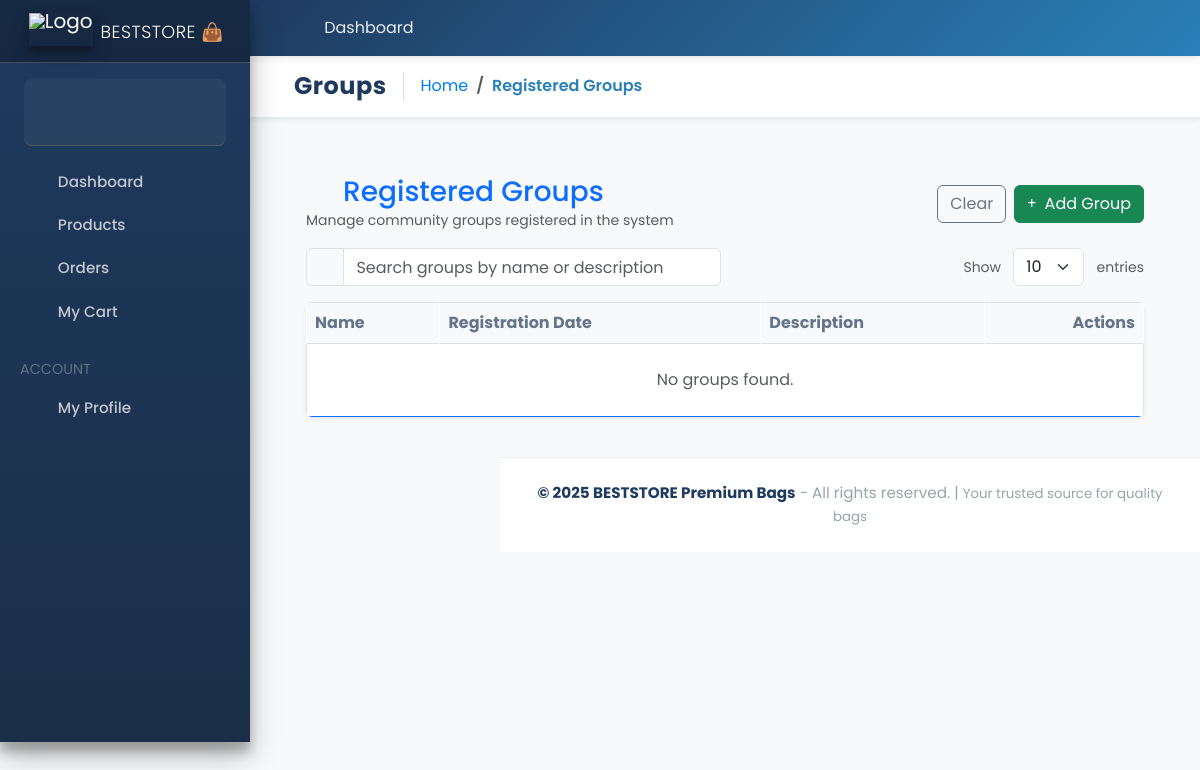
Page /cdmis/groups/ on the earlier database version.
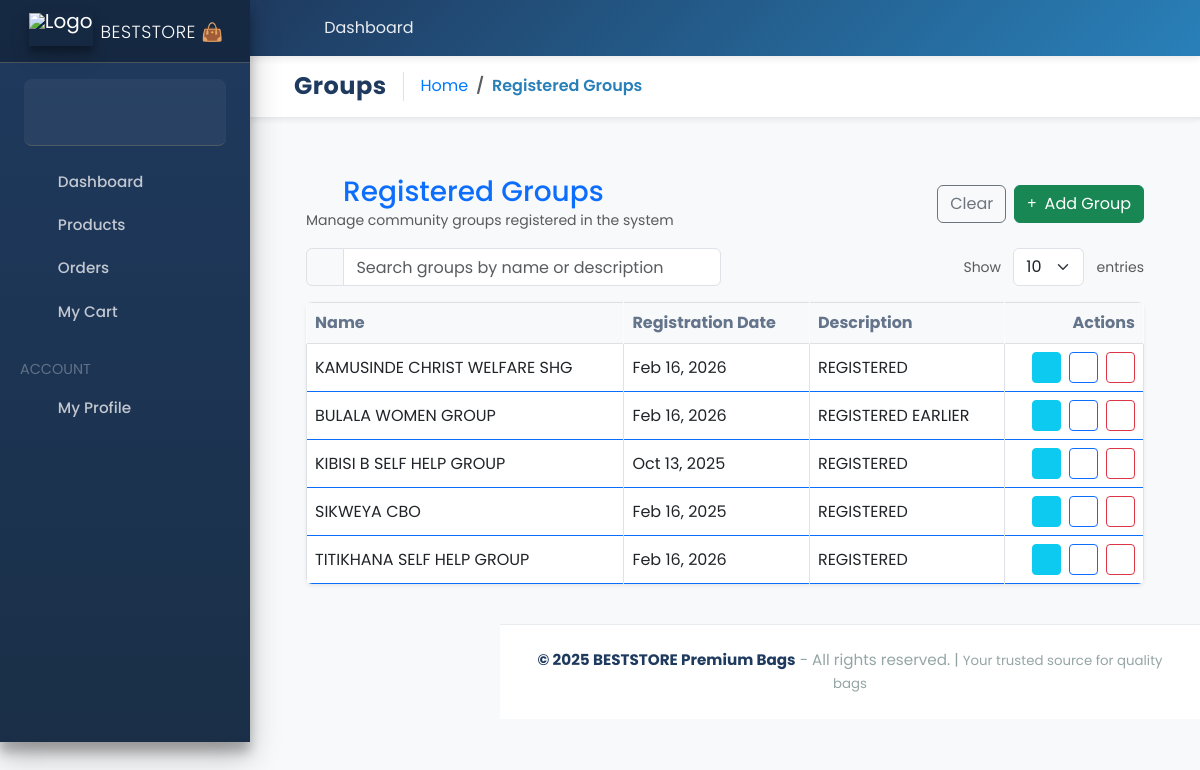
Same page on the later database version.
### CDMIS/models.py (models this page shows, shortened)
class Group(models.Model):
    name = models.CharField(max_length=100)
    registration_date = models.DateField()
    description = models.TextField(blank=True)

### CDMIS/views.py (the view)
# urls.py: path('groups/', views.GroupListView.as_view(), name='group_list'),
class GroupListView(ListView):
    model = Group
    template_name = 'CDMIS/group_list.html'
    context_object_name = 'groups'
    paginate_by = 9  # Show 9 groups per page

### carts/context_processors.py (called while the page is built)
def counter(request):
    cart_count = 0
    if 'admin' in request.path:
        return {}
    else:
        try:
            cart = Cart.objects.filter(cart_id=_cart_id(request))
            if request.user.is_authenticated:
                cart_items = CartItem.objects.all().filter(user=request.user)
            else:
                cart_items = CartItem.objects.all().filter(cart=cart[:1])
            for cart_item in cart_items:
                cart_count += cart_item.quantity
        except Cart.DoesNotExist:
            cart_count = 0
    return dict(cart_count=cart_count)

### carts/views.py (called while the page is built)
def _cart_id(request):
    cart = request.session.session_key
    if not cart:
        cart = request.session.create()
    return cart

### category/context_processors.py (called while the page is built)
def menu_links(request):
    links = Category.objects.all()
    return dict(links=links)

### CDMIS/templates/CDMIS/group_list.html (shortened to what this page needs)
{% extends 'gov.html' %}
{% block page_title %}Groups{% endblock %}
{% block breadcrumb %}Registered Groups{% endblock %}
{% load static %}
{% block content %}
<div class="container py-4">
  <div class="d-flex justify-content-between align-items-center mb-3">
    <div>
      <h1 class="h3 mb-0 text-primary"><i class="fa fa-users me-2"></i> Registered Groups</h1>
      <small class="text-muted">Manage community groups registered in the system</small>
    </div>
    <div class="d-flex gap-2">
      <button class="btn btn-outline-secondary d-none d-md-inline" id="clear-filter">Clear</button>
      <button class="btn btn-success" data-bs-toggle="modal" data-bs-target="#addGroupModal">
        <i class="fa fa-plus me-1"></i> Add Group
      </button>
    </div>
  </div>
  <div class="row mb-3 g-2 align-items-center">
    <div class="col-sm-6">
      <div class="input-group">
        <span class="input-group-text"><i class="fa fa-search"></i></span>
        <input id="group-search" type="search" class="form-control" placeholder="Search groups by name or description">
      </div>
    </div>
    <div class="col-sm-6 text-sm-end">
      <small class="text-muted me-2">Show</small>
      <select id="page-size" class="form-select d-inline-block w-auto">
        <option value="10" {% if request.GET.page_size == "10" %}selected{% endif %}>10</option>
      </select>
      <small class="text-muted ms-2">entries</small>
    </div>
  </div>
  <div class="table-responsive shadow-sm rounded bg-white">
    <table class="table table-bordered border-primary mb-0">
      <thead class="table-light">
        <tr>
          <th scope="col">Name</th>
          <th scope="col">Registration Date</th>
          <th scope="col">Description</th>
          <th scope="col" class="text-end">Actions</th>
        </tr>
      </thead>
      <tbody id="groups-table-body">
      {% if groups %}
        {% for group in groups %}
        <tr>
          <td class="align-middle">{{ group.name }}</td>
          <td class="align-middle">{{ group.registration_date|date:"M j, Y" }}</td>
          <td class="align-middle text-truncate" style="max-width:420px;">{{ group.description }}</td>
          <td class="align-middle text-end">
            <a href="{% url 'cdmis:group_members' group.pk %}" class="btn btn-sm btn-info me-1" title="Members">
              <i class="fa fa-user-friends"></i>
            </a>
            <a href="{% url 'cdmis:group_edit' group.pk %}" class="btn btn-sm btn-outline-primary me-1" title="Edit">
              <i class="fa fa-edit"></i>
            </a>
            <form action="{% url 'cdmis:group_delete' group.pk %}" method="post" class="d-inline" onsubmit="return confirm('Delete group {{ group.name }}?');">
              <button type="submit" class="btn btn-sm btn-outline-danger" title="Delete">
                <i class="fa fa-trash"></i>
              </button>
            </form>
          </td>
        </tr>
        {% endfor %}
      {% else %}
        <tr>
          <td colspan="4" class="text-center py-4 text-muted">No groups found.</td>
        </tr>
      {% endif %}
      </tbody>
    </table>
  </div>
</div>
{% endblock %}

### templates/gov.html (shortened to what this page needs)
{% load static %}
<!DOCTYPE html>
<html lang="en-us">
<head>
    <link rel="stylesheet" href="/static/vendor/fontawesome-free/css/all.min.css">
    <link rel="stylesheet" href="/static/vendor/adminlte/css/adminlte.min.css">
    <link rel="stylesheet" href="/static/jazzmin/css/main.css">
    <link rel="stylesheet" href="https://cdn.jsdelivr.net/npm/bootstrap@5.3.0/dist/css/bootstrap.min.css">
</head>
<body class="hold-transition sidebar-mini accent-primary theme-default">
    <div class="wrapper">
        <nav class="main-header navbar navbar-expand navbar-white navbar-light">
            <ul class="navbar-nav">
                <li class="nav-item">
                    <a class="nav-link" data-widget="pushmenu" href="#" role="button" title="Toggle Sidebar">
                        <i class="fas fa-bars"></i>
                    </a>
                </li>
                <li class="nav-item d-none d-sm-inline-block">
                    <a href="{% url 'home' %}" class="nav-link" title="Go to Dashboard">
                        <i class="fas fa-home"></i> Dashboard
                    </a>
                </li>
            </ul>
            <ul class="navbar-nav ml-auto">
                <li class="nav-item dropdown">
                    <a class="nav-link" data-toggle="dropdown" href="#" title="Account Settings">
                        <i class="fas fa-user-circle"></i>
                    </a>
                </li>
            </ul>
        </nav>
        <aside class="main-sidebar elevation-4 sidebar-dark-primary">
            <a href="{% url 'dashboard' %}" class="brand-link">
                <img src="{% static 'images/gov.png' %}" alt="Logo" class="img-rectangular brand-image elevation-3">
                <span class="brand-text font-weight-light">BESTSTORE 👜</span>
            </a>
            <div class="sidebar">
                <div class="user-panel mt-3 pb-3 mb-3 d-flex">
                    <div class="image">
                        <i class="fas fa-user-circle fa-2x text-white"></i>
                    </div>
                    <div class="info">
                    </div>
                </div>
                <nav class="mt-2">
                    <ul class="nav nav-pills nav-sidebar flex-column" data-widget="treeview" role="menu">
                        <li class="nav-item">
                            <a href="{% url 'home' %}" class="nav-link">
                                <i class="nav-icon fas fa-th-large"></i>
                                <p>Dashboard</p>
                            </a>
                        </li>
                        <li class="nav-item">
                            <a href="{% url 'store:store' %}" class="nav-link">
                                <i class="nav-icon fas fa-shopping-bag"></i>
                                <p>Products</p>
                            </a>
                        </li>
                        <li class="nav-item">
                            <a href="#" class="nav-link">
                                <i class="nav-icon fas fa-receipt"></i>
                                <p>
                                    Orders
                                    <i class="right fas fa-angle-left"></i>
                                </p>
                            </a>
                        </li>
                        <li class="nav-item">
                            <a href="{% url 'cart:cart' %}" class="nav-link">
                                <i class="nav-icon fas fa-shopping-cart"></i>
                                <p>My Cart</p>
                            </a>
                        </li>
                        <li class="nav-header">ACCOUNT</li>
                        <li class="nav-item">
                            <a href="{% url 'profile' %}" class="nav-link">
                                <i class="nav-icon fas fa-user"></i>
                                <p>My Profile</p>
                            </a>
                        </li>
                    </ul>
                </nav>
            </div>
        </aside>
        <div class="content-wrapper">
            <div class="content border-bottom mb-2">
                <div class="container-fluid">
                    <div class="row">
                        <div class="col-12 col-md-auto d-flex flex-grow-1 align-items-center">
                            <h1 class="h4 m-0 pr-3 mr-3 border-right">
                                {% block page_title %}Dashboard{% endblock %}
                            </h1>
                            <ol class="breadcrumb">
                                <li class="breadcrumb-item">
                                    <a href="{% url 'dashboard' %}">
                                        <i class="fas fa-home"></i> Home
                                    </a>
                                </li>
                                <li class="breadcrumb-item active">
                                    {% block breadcrumb %}Dashboard{% endblock %}
                                </li>
                            </ol>
                        </div>
                    </div>
                </div>
            </div>
            <div class="content">
                <div class="container-fluid">
                    {% block content %}{% endblock %}
                </div>
            </div>
            <footer class="main-footer text-center">
                <strong>&copy; 2025 BESTSTORE Premium Bags</strong> - All rights reserved. |
                <small>Your trusted source for quality bags</small>
            </footer>
        </div>
    </div>
</body>
</html>

### static/jazzmin/css/main.css (style rules this page uses)
[class*=sidebar-dark-] .nav-header { color: rgb(255,255,255,0.3); margin-top: 1rem; }
.table thead th { color: #64748b; border-bottom: 0; }
.breadcrumb { background: transparent; margin: 0; }
.breadcrumb-item+.breadcrumb-item::before { content: "\203A"; }
.content-wrapper>.content { padding: 1rem 2rem; }
.navbar { padding: .5rem 2rem; }
.main-footer { color: #869099; padding: 1rem 2rem; font-size: 14px; }

### templates/gov.html (style rules this page uses)
:root { --primary-color: #1f3a5f; --secondary-color: #2980b9; --accent-color: #e74c3c; --success-color: #27ae60; --warning-color: #f39c12; --info-color: #3498db; --light-bg: #f8f9fa; --border-color: #e9ecef; --text-dark: #2c3e50; --text-muted: #95a5a6; }
* { font-family: 'Poppins', sans-serif; }
body { background-color: var(--light-bg); color: var(--text-dark); }
.main-header.navbar { background: linear-gradient(135deg, var(--primary-color) 0%, var(--secondary-color) 100%); box-shadow: 0 2px 8px rgba(0, 0, 0, 0.1); border: none; padding: 0.5rem 1rem; }
.main-header.navbar .nav-link { color: rgba(255, 255, 255, 0.9) !important; transition: all 0.3s ease; }
.main-header.navbar .nav-link i { font-size: 1.2rem; }
.main-sidebar { background: linear-gradient(180deg, var(--primary-color) 0%, #1a2f47 100%); box-shadow: 2px 0 8px rgba(0, 0, 0, 0.1); border: none; }
.brand-link { border-bottom: 2px solid rgba(255, 255, 255, 0.1); padding: 1rem; background: rgba(0, 0, 0, 0.2); }
.brand-image { margin-right: 0.5rem; width: 40px; height: 40px; object-fit: contain; }
.brand-text { font-weight: 700; font-size: 1.1rem; letter-spacing: 0.5px; }
.user-panel { background: rgba(255, 255, 255, 0.05); padding: 1rem; border-radius: 8px; margin: 1rem !important; }
.nav-icon { width: 30px; text-align: center; margin-right: 0.5rem; }
.nav-sidebar .nav-item .nav-link p { margin: 0; font-size: 0.95rem; font-weight: 500; }
.content-wrapper { background-color: var(--light-bg); }
.content.border-bottom { background: #fff; border-bottom: 2px solid var(--border-color) !important; box-shadow: 0 2px 4px rgba(0, 0, 0, 0.05); }
.content.border-bottom h1 { color: var(--primary-color); font-weight: 700; letter-spacing: 0.5px; }
.breadcrumb { margin: 0; padding: 0; background-color: transparent; }
.breadcrumb-item.active { color: var(--secondary-color); font-weight: 600; }
.breadcrumb-item a { color: var(--text-muted); text-decoration: none; transition: all 0.3s ease; }
.main-footer { background: #fff; border-top: 1px solid var(--border-color); padding: 1.5rem; font-size: 0.95rem; color: var(--text-muted); }
.main-footer strong { color: var(--primary-color); font-weight: 700; }

Differences in the rows shown:
added Group: name "KAMUSINDE CHRIST WELFARE SHG", registration_date "Feb 16, 2026", description "REGISTERED"
added Group: name "BULALA WOMEN GROUP", registration_date "Feb 16, 2026", description "REGISTERED EARLIER"
added Group: name "KIBISI B SELF HELP GROUP", registration_date "Oct 13, 2025", description "REGISTERED"
added Group: name "SIKWEYA CBO", registration_date "Feb 16, 2025", description "REGISTERED"
added Group: name "TITIKHANA SELF HELP GROUP", registration_date "Feb 16, 2026", description "REGISTERED"
Other differences:
text no longer shown: "No groups found."
